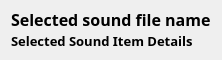
           <widget class="QFrame" name="RightPanelHeader">
            <property name="minimumSize">
             <size>
              <width>0</width>
              <height>60</height>
             </size>
            </property>
            <property name="maximumSize">
             <size>
              <width>16777215</width>
              <height>60</height>
             </size>
            </property>
            <property name="styleSheet">
             <string notr="true"/>
            </property>
            <property name="frameShape">
             <enum>QFrame::NoFrame</enum>
            </property>
            <property name="frameShadow">
             <enum>QFrame::Raised</enum>
            </property>
            <layout class="QHBoxLayout" name="horizontalLayout_6">
             <item>
              <widget class="QFrame" name="frame_5">
               <property name="minimumSize">
                <size>
                 <width>0</width>
                 <height>0</height>
                </size>
               </property>
               <property name="frameShape">
                <enum>QFrame::NoFrame</enum>
               </property>
               <property name="frameShadow">
                <enum>QFrame::Raised</enum>
               </property>
               <layout class="QVBoxLayout" name="verticalLayout_2">
                <property name="leftMargin">
                 <number>0</number>
                </property>
                <property name="topMargin">
                 <number>0</number>
                </property>
                <property name="rightMargin">
                 <number>0</number>
                </property>
                <property name="bottomMargin">
                 <number>0</number>
                </property>
                <item>
                 <widget class="QLabel" name="SelectedSoundFileNameLabel">
                  <property name="font">
                   <font>
                    <family>Red Hat Display</family>
                    <pointsize>12</pointsize>
                    <weight>75</weight>
                    <bold>true</bold>
                   </font>
                  </property>
                  <property name="text">
                   <string>Selected sound file name</string>
                  </property>
                 </widget>
                </item>
                <item>
                 <widget class="QLabel" name="SelectedSoundItemDetailsLabel">
                  <property name="font">
                   <font>
                    <family>Red Hat Display</family>
                    <pointsize>10</pointsize>
                    <weight>75</weight>
                    <bold>true</bold>
                   </font>
                  </property>
                  <property name="text">
                   <string>Selected Sound Item Details</string>
                  </property>
                 </widget>
                </item>
               </layout>
              </widget>
             </item>
            </layout>
           </widget>
